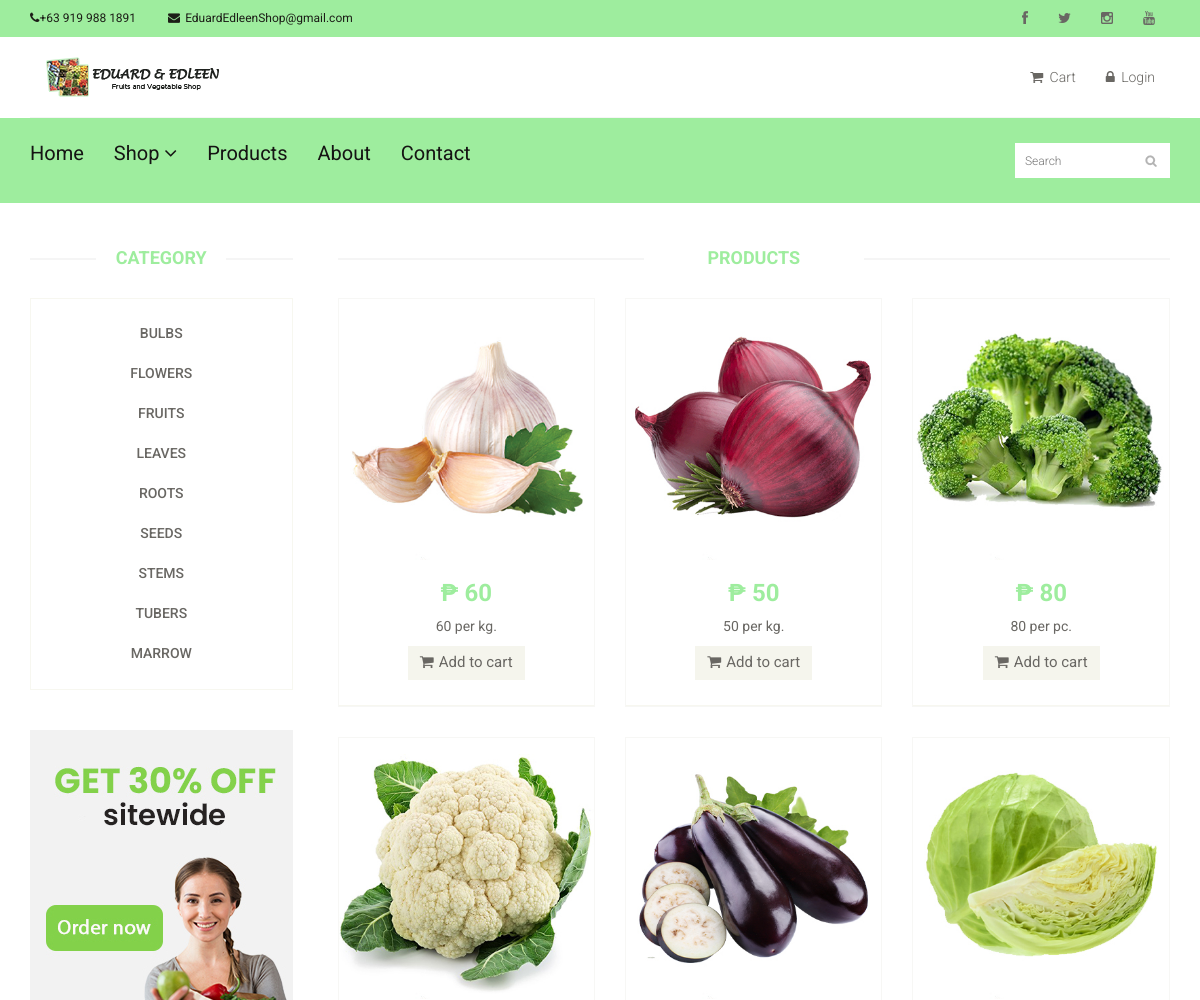
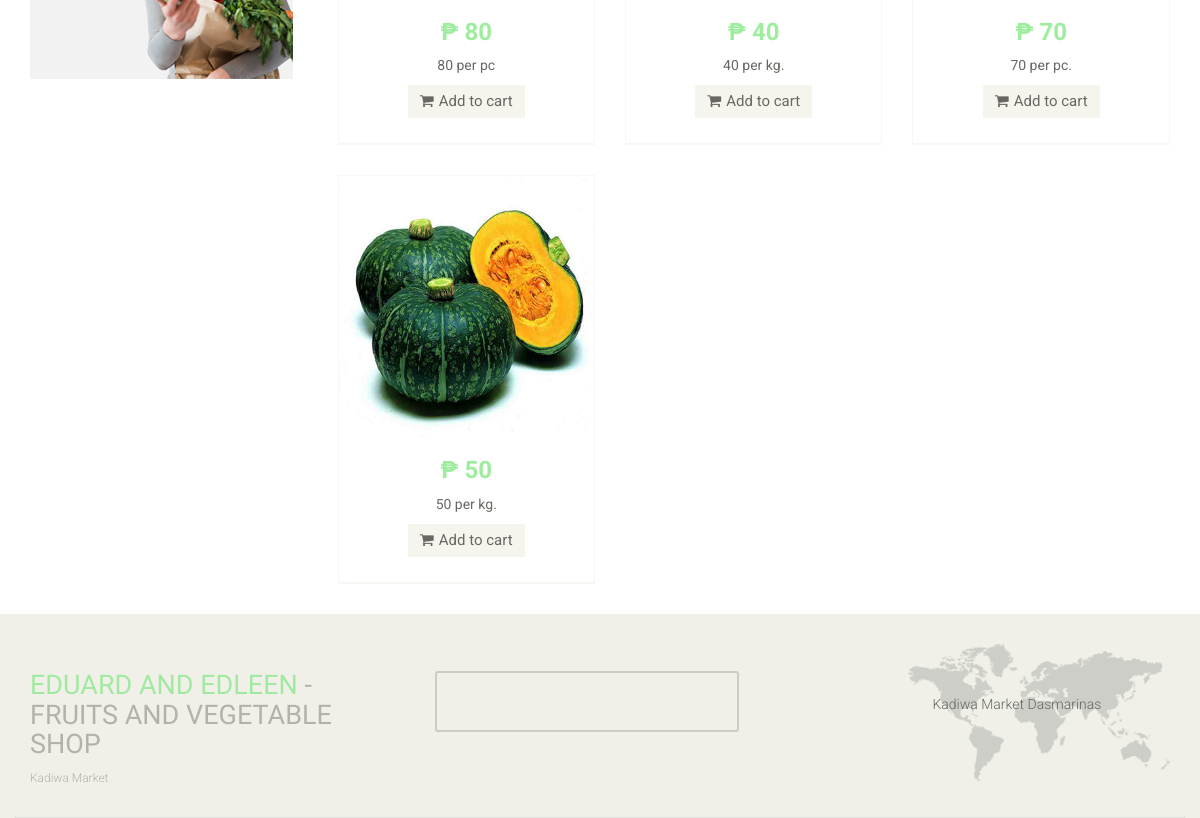
/index.php?q=product, run on the app's committed database (2 pictures, top to bottom).
### tables this page shows
CREATE TABLE `tblcontact` (
  `CMS_CONTACT_ID` int(11) NOT NULL,
  `CMS_CONTACT_NAME` varchar(255) NOT NULL,
  `CMS_CONTACT_ADDRESS` varchar(255) NOT NULL,
  `CMS_CONTACT_EMAIL` varchar(255) NOT NULL,
  `CMS_CONTACT_PHONE` varchar(255) NOT NULL,
  `CMS_CONTACT_FB` varchar(255) NOT NULL,
  `CMS_CONTACT_IG` varchar(255) NOT NULL,
  `CMS_CONTACT_TWT` varchar(255) NOT NULL
);

CREATE TABLE `tblabout` (
  `CMS_ABOUT_ID` int(11) NOT NULL,
  `CMS_ABOUT_STORY` varchar(1999) NOT NULL,
  `CMS_ABOUT_MISSION` varchar(1999) NOT NULL,
  `CMS_ABOUT_VISION` varchar(1999) NOT NULL,
  `CMS_ABOUT_BUSINESSLOGO` varchar(255) NOT NULL
);

CREATE TABLE `tblcategory` (
  `CATEGID` int(11) NOT NULL,
  `CATEGORIES` varchar(255) NOT NULL,
  `USERID` int(11) NOT NULL
);

CREATE TABLE `tblpromopro` (
  `PROMOID` int(11) NOT NULL,
  `PROID` int(11) NOT NULL,
  `PRODISCOUNT` double NOT NULL,
  `PRODISPRICE` double NOT NULL,
  `PROBANNER` tinyint(4) NOT NULL,
  `PRONEW` tinyint(4) NOT NULL
);

CREATE TABLE `tblproduct` (
  `PROID` int(11) NOT NULL,
  `PRODNAME` varchar(100) NOT NULL,
  `PRODESC` varchar(255) DEFAULT NULL,
  `INGREDIENTS` varchar(255) NOT NULL,
  `PROQTY` int(11) DEFAULT NULL,
  `ORIGINALPRICE` double NOT NULL,
  `PROPRICE` double DEFAULT NULL,
  `CATEGID` int(11) DEFAULT NULL,
  `IMAGES` varchar(255) DEFAULT NULL,
  `PROSTATS` varchar(30) DEFAULT NULL,
  `OWNERNAME` varchar(90) NOT NULL,
  `OWNERPHONE` varchar(90) NOT NULL,
  `PROD_STATUS` varchar(255) NOT NULL DEFAULT 'Active'
);

### index.php (called while the page is built, shortened)
<?php
require_once ("include/initialize.php");
require_once("theme/templates.php");
?>

### include/database.php (called while the page is built, shortened)
<?php
class Database {
	var $sql_string = '';
	private $conn;
	public function open_connection() {
		$this->conn = mysqli_connect(server,user,pass);
		if(!$this->conn){
			echo "Problem in database connection! Contact administrator!";
			exit();
		}else{
			$db_select = mysqli_select_db($this->conn,database_name);
		}
	}
	function setQuery($sql='') {
		$this->sql_string=$sql;
	}
	function executeQuery() {
		$result = mysqli_query($this->conn,$this->sql_string);
		return $result;
	}
	private function confirm_query($result) {
		return $result;
	}
	function loadResultList( $key='' ) {
		$cur = $this->executeQuery();
		$array = array();
		while ($row = mysqli_fetch_object($cur)) {
			if ($key) {
				$array[$row->$key] = $row;
			} else {
				$array[] = $row;
			}
		}
		return $array;
	}
	function loadSingleResult() {
		$cur = $this->executeQuery();
		while ($row = mysqli_fetch_object($cur)) {
		return $data = $row;
		}
	}
	public function num_rows($result_set) {
		return mysqli_num_rows($result_set);
	}
}
$mydb = new Database();
?>

### menu.php (the view, shortened to what this page needs)
<section id="advertisement">
 </section>
 <section>
   <div class="container">
     <div class="row">
       <div class="col-sm-3">
        <?php include 'sidebar.php'; ?>
         </div>
       <div class="col-sm-9 padding-right">
         <div class="features_items">
           <h2 class="title text-center">Products</h2>
             <?php
            if(isset($_POST['search'])) {
               $query = "SELECT * FROM `tblpromopro` pr , `tblproduct` p , `tblcategory` c
                         WHERE pr.`PROID`=p.`PROID` AND  p.`CATEGID` = c.`CATEGID`  AND PROQTY>0
               AND ( `CATEGORIES` LIKE '%{$_POST['search']}%' OR `PRODESC` LIKE '%{$_POST['search']}%' or `PROQTY` LIKE '%{$_POST['search']}%' or `PROPRICE` LIKE '%{$_POST['search']}%')";
             }elseif(isset($_GET['category'])){
               $query = "SELECT * FROM `tblpromopro` pr , `tblproduct` p , `tblcategory` c
                         WHERE pr.`PROID`=p.`PROID` AND  p.`CATEGID` = c.`CATEGID`  AND PROQTY>0 AND CATEGORIES='{$_GET['category']}'";
             }else{
               $query = "SELECT * FROM `tblpromopro` pr , `tblproduct` p , `tblcategory` c
                         WHERE pr.`PROID`=p.`PROID` AND  p.`CATEGID` = c.`CATEGID`  AND PROQTY>0 ";
             }
           $mydb->setQuery($query);
           $res = $mydb->executeQuery();
           $maxrow = $mydb->num_rows($res);
           if ($maxrow > 0) {
           $cur = $mydb->loadResultList();
           foreach ($cur as $result) {
             ?>
           <form   method="POST" action="cart/controller.php?action=add">
           <div class="col-sm-4">
             <div class="product-image-wrapper">
               <div class="single-products">
                   <div class="productinfo text-center">
                     <img src="<?php  echo web_root.'admin/products/'. $result->IMAGES; ?>" alt="" />
                     <h2>&#8369 <?php  echo $result->PRODISPRICE; ?></h2>
                     <p><?php  echo    $result->PRODESC; ?></p>
                     <button type="submit" name="btnorder" class="btn btn-default add-to-cart"><i class="fa fa-shopping-cart"></i>Add to cart</button>
                   </div>
                   <div class="product-overlay">
                     <div class="overlay-content">
                     </div>
                   </div>
               </div>
               <div class="choose">
               </div>
             </div>
           </div>
         </form>
      <?php  }
           }else{
             echo '<h1>No Products Available</h1>';
           }?>
         </div>
       </div>
     </div>
   </div>
 </section>

### theme/templates.php (shortened to what this page needs)
<!DOCTYPE html>
<html lang="en">
<head>
    <link href="css/bootstrap.min.css" rel="stylesheet">
    <link href="css/font-awesome.min.css" rel="stylesheet">
    <link href="css/prettyPhoto.css" rel="stylesheet">
    <link href="css/price-range.css" rel="stylesheet">
    <link href="css/animate.css" rel="stylesheet">
  <link href="css/main.css" rel="stylesheet">
  <link href="css/responsive.css" rel="stylesheet">
</head>
</head>
<body style="background-color:white" onload="totalprice()" >
  <header id="header">
    <div class="header_top">
      <div class="container">
        <div class="row">
          <div class="col-sm-6">
            <div class="contactinfo">
              <ul class="nav nav-pills">
              <?php
                $query = "SELECT * FROM `tblcontact` ";
                    $mydb->setQuery($query);
                    $contactcur = $mydb->loadSingleResult();
                ?>
                <li><a href="#"><i class="fa fa-phone"></i><?php echo $contactcur->CMS_CONTACT_PHONE ?></a></li>
                <li><a href="#"><i class="fa fa-envelope" style="margin-right:5px;"></i><?php echo  $contactcur->CMS_CONTACT_EMAIL ?></a></li>
              </ul>
            </div>
          </div>
          <div class="col-sm-6">
            <div class="social-icons pull-right">
              <ul class="nav navbar-nav">
                <li><a href="<?php echo  $contactcur->CMS_CONTACT_FB ?>"><i class="fa fa-facebook"></i></a></li>
                <li><a href="<?php echo  $contactcur->CMS_CONTACT_TWT ?>"><i class="fa fa-twitter"></i></a></li>
                <li><a href="<?php echo  $contactcur->CMS_CONTACT_IG ?>"><i class="fa fa-instagram"></i></a></li>
                <li><a href="#"><i class="fa fa-youtube"></i></a></li>
              </ul>
            </div>
          </div>
        </div>
      </div>
    </div>
    <div class="header-middle">
      <div class="container">
        <div class="row">
          <div class="col-md-4 clearfix">
            <div class="logo pull-left">
            <?php
                    $query = "SELECT * FROM `tblabout` ";
                    $mydb->setQuery($query);
                    $logocur = $mydb->loadSingleResult();
                ?>
              <a href="<?php echo web_root?>"><img src="<?php echo $logocur->CMS_ABOUT_BUSINESSLOGO?>" alt="" /></a>
            </div>
          </div>
          <div class="col-md-8 clearfix">
            <div class="shop-menu clearfix pull-right">
              <ul class="nav navbar-nav">
                <li><a href="<?php echo web_root;?>index.php?q=cart"><i class="fa fa-shopping-cart"></i> Cart</a></li>
                <?php if (isset($_SESSION['CUSID'] )) { ?>
                  <li><a href="<?php echo web_root?>index.php?q=profile"><i class="fa fa-user"></i> Account</a></li>
                  <li><a   href="<?php echo web_root?>logout.php"><i class="fa fa-lock"></i> Logout</a></li>
                <?php }else{ ?>
                <li><a data-target="#smyModal" data-toggle="modal"  href=""><i class="fa fa-lock"></i> Login</a></li>
              <?php } ?>
              </ul>
            </div>
          </div>
        </div>
      </div>
    </div>
    <div class="header-bottom">
      <div class="container">
        <div class="row">
          <div class="col-sm-9">
            <div class="mainmenu pull-left">
              <ul class="nav navbar-nav collapse navbar-collapse">
                <li><a href="<?php echo web_root;?>">Home</a></li>
                <li class="dropdown"><a href="#">Shop<i class="fa fa-angle-down"></i></a>
                                </li>
                <li><a href="<?php web_root?>index.php?q=product">Products</a></li>
                <li><a href="<?php web_root?>index.php?q=about">About</a></li>
                <li><a href="<?php web_root?>index.php?q=contact">Contact</a></li>
              </ul>
            </div>
          </div>
          <div class="col-sm-3">
            <form action="<?php echo web_root?>index.php?q=product" method="POST" >
              <div class="search_box pull-right">
                <input type="text" name="search" placeholder="Search"/>
              </div>
            </form>
          </div>
        </div>
      </div>
    </div>
  </header>
          <?php
            require_once $content;
         ?>
    <footer id="footer">
    <div class="footer-top">
      <div class="container">
        <div class="row">
          <div class="col-sm-4">
            <div class="companyinfo">
              <h2><span>Eduard and Edleen </span>- Fruits and Vegetable Shop</h2>
              <p>Kadiwa Market</p>
            </div>
          </div>
          <div class="col-sm-5">
            <div class="col-sm-6">
              <div class="video-gallery text-center">
                <a href="#">
                   <iframe  class="iframe-img"  src="https://www.youtube.com/embed/J4NvnuVhxus" frameborder="0" allow="accelerometer; autoplay; encrypted-media; gyroscope; picture-in-picture" allowfullscreen></iframe>
                </a>
              </div>
            </div>
          </div>
          <div class="col-sm-3">
            <div class="address">
              <img src="images/home/map.png" alt="" />
              <p>Kadiwa Market Dasmarinas </p>
            </div>
          </div>
        </div>
      </div>
    </div>
  </footer>
</body>
</html>

### sidebar.php
<div class="left-sidebar">
          <h2>Category</h2>
          <div class="panel-group category-products" id="accordian">
               <?php
                    $mydb->setQuery("SELECT * FROM `tblcategory`");
                    $cur = $mydb->loadResultList();
                   foreach ($cur as $result) {
                    echo ' <div class="categ panel panel-default">
                          <div class="panel-heading">
                            <h4 class="panel-title"><a href="index.php?q=product&category='.$result->CATEGORIES.'" >'.$result->CATEGORIES.'</a></h4>
                          </div>
                        </div>';
                    }
                ?>
          </div>
          <div class="shipping text-center">
            <img src="images/home/shipping.jpg" alt="" />
          </div>
        </div>

### data on the page
tblcontact: CMS_CONTACT_PHONE "+63 919 988 1891", CMS_CONTACT_EMAIL "EduardEdleenShop@gmail.com"
tblabout: CMS_ABOUT_BUSINESSLOGO (picture)
tblcategory: CATEGORIES "BULBS"
tblcategory: CATEGORIES "FLOWERS"
tblcategory: CATEGORIES "FRUITS"
tblcategory: CATEGORIES "LEAVES"
tblcategory: CATEGORIES "ROOTS"
tblcategory: CATEGORIES "SEEDS"
tblcategory: CATEGORIES "STEMS"
tblcategory: CATEGORIES "TUBERS"
tblcategory: CATEGORIES "MARROW"
tblpromopro: PROID.IMAGES (picture), PRODISPRICE "60", PROID.PRODESC "60 per kg."
tblpromopro: PROID.IMAGES (picture), PRODISPRICE "50", PROID.PRODESC "50 per kg."
tblpromopro: PROID.IMAGES (picture), PRODISPRICE "80", PROID.PRODESC "80 per pc."
tblpromopro: PROID.IMAGES (picture), PRODISPRICE "80", PROID.PRODESC "80 per pc"
tblpromopro: PROID.IMAGES (picture), PRODISPRICE "40", PROID.PRODESC "40 per kg."
tblpromopro: PROID.IMAGES (picture), PRODISPRICE "70", PROID.PRODESC "70 per pc."
tblpromopro: PROID.IMAGES (picture), PRODISPRICE "50", PROID.PRODESC "50 per kg."
